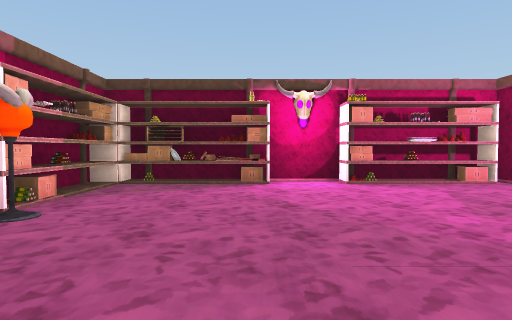
[1] (above)

24 first-person views from a walk through a 3-D level made in the Unity game engine. The camera is 1.3 m above the floor, tilts 2° down and sees 75° across. The floor is counted in squares, 2 m on a side. Each view is taken from the middle of a square. On the plan, view 1 faces up. The plan holds only what a view shows up to about 10 squares ahead; the rest is blank. The place goes on beyond the plan. The player character is not drawn. Some surface patterns are stand-ins.

[2]
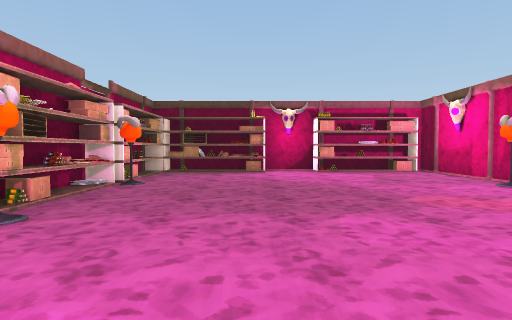

[3]
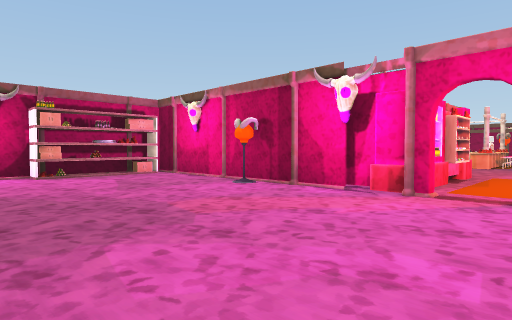

[4]
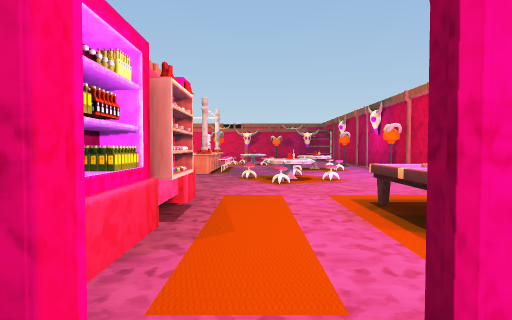

[5]
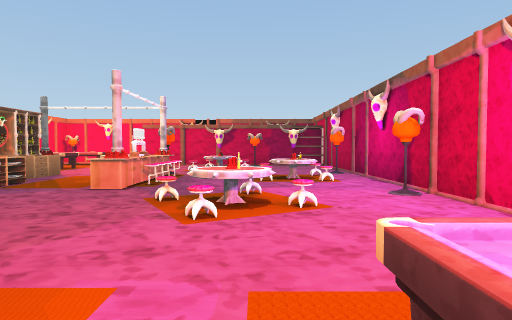

[6]
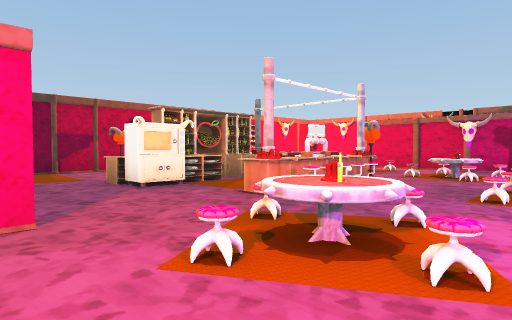

[7]
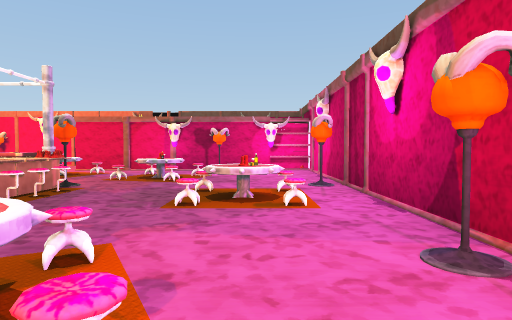

[8]
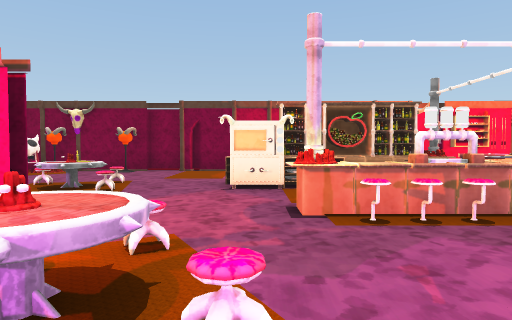

[9]
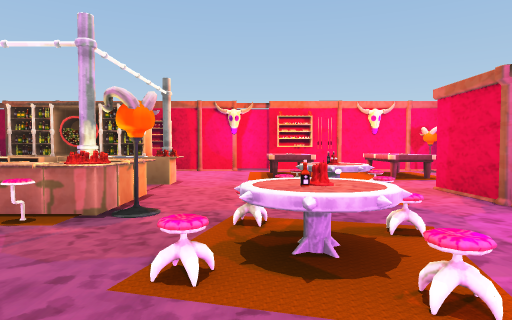

[10]
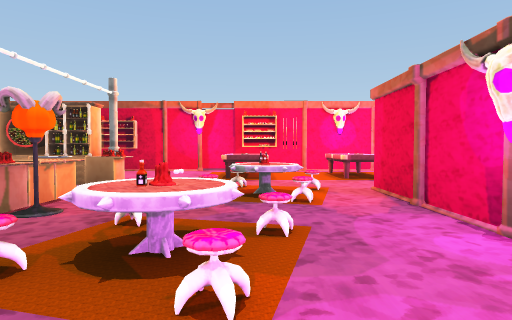

[11]
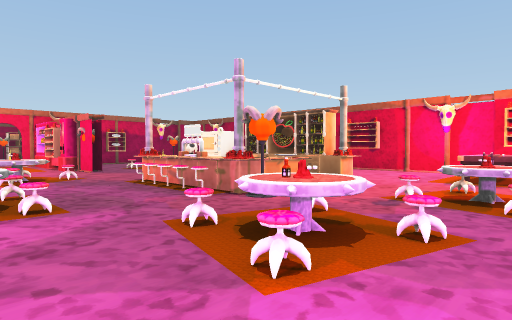

[12]
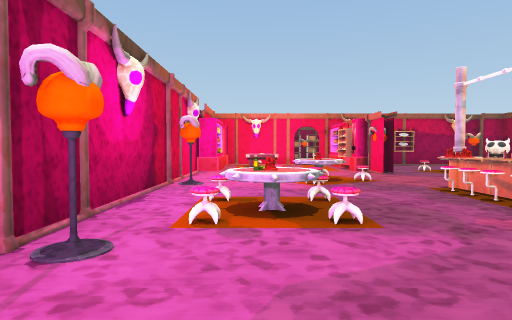

[13]
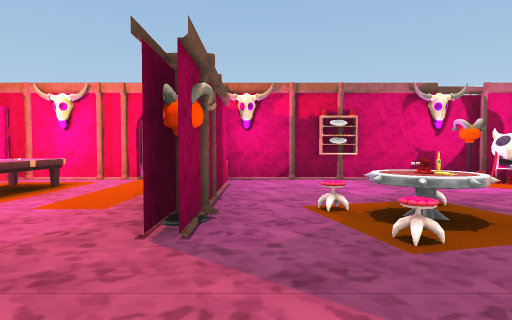

[14]
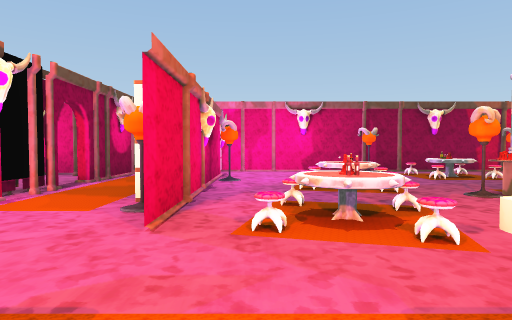

[15]
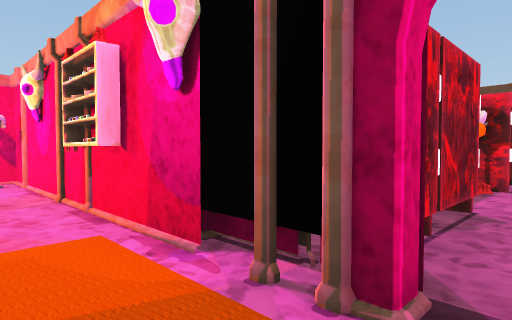

[16]
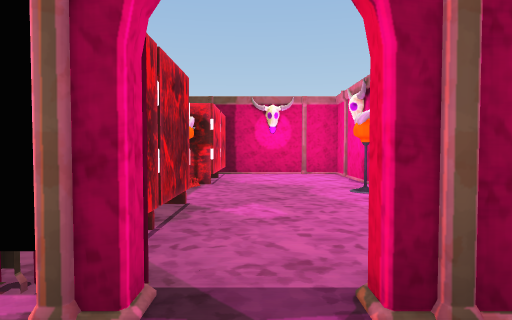

[17]
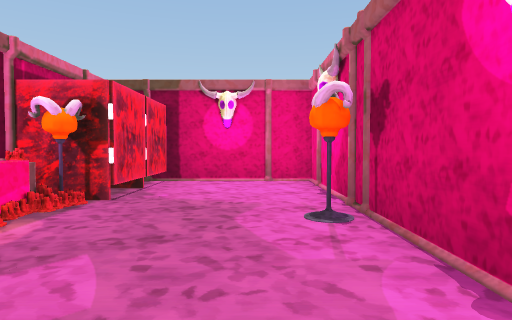

[18]
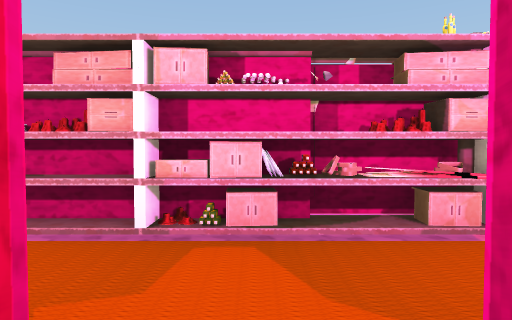

[19]
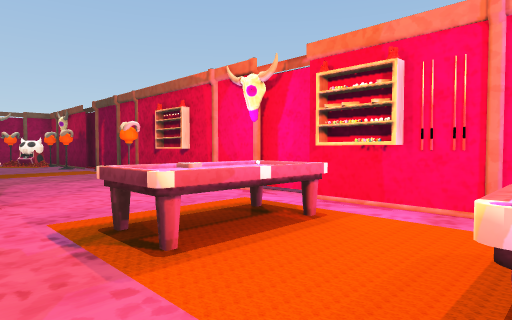

[20]
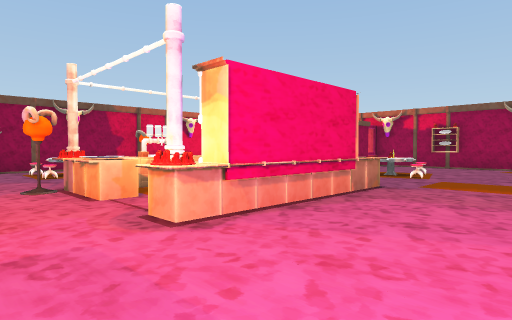

[21]
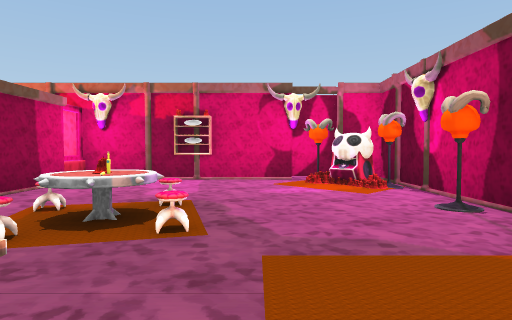

[22]
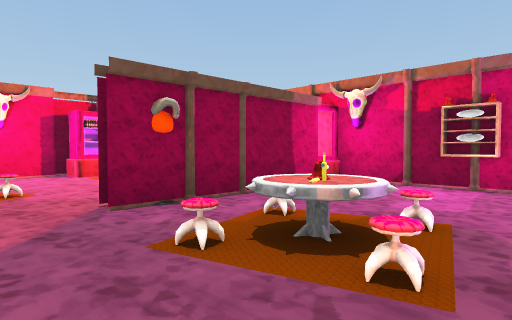

[23]
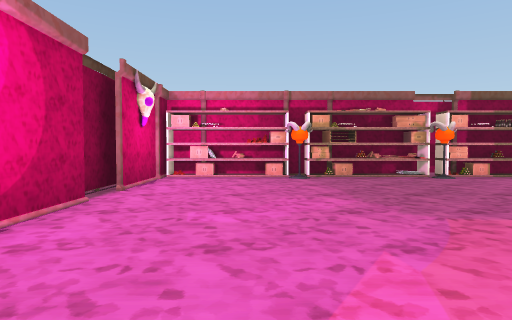

[24]
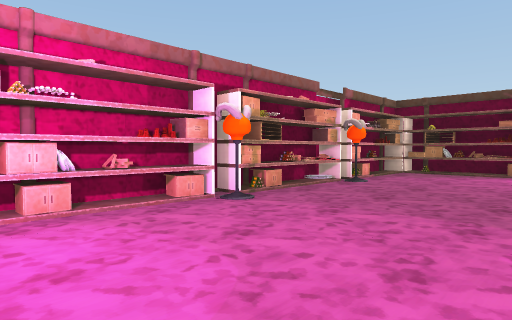

### Floor plan
Points are (right, up) in squares from view 1. A wall is a line through its corners. A room is listed if a view was taken in it or the views show most of it. See-through windows are left out.
Room 1 (views 1, 2, 3, 4, 5, 6, 7, 8, 9, 10, 11, 12, 13, 14, 15, 16, 17, 18, 19, 20, 21, 22, 23, 24)
walls: (5, 0.4) (5, 0.9); (5, 1.6) (5, 0.2); (4.8, 0.6) (4.8, 1.5); (5, -1.5) (5, -4.3); (8.9, 6.6) (5, 6.6) (5, 5.7) (4.8, 5.7) (4.8, 5.4); (4.8, 3.4) (4.8, 6.6) (-2.7, 6.6); (8.8, -4.6) (20, -4.6); (9.8, 6.9) (8.8, 6.9); (5, 4.5) (5, 3.4); (8.4, -4.9) (8.9, -4.9); (13.6, 6.6) (10.4, 6.6); (16.5, 6.6) (15.5, 6.6); (17.5, 6.9) (16.1, 6.9); (19.9, 1.4) (19.9, 2.4); (0.9, -3.1) (2.3, -3.1); (20.1, -2.4) (20.1, -3); (19.9, -3.5) (19.9, -2.4); (-0.8, -3.4) (0.5, -3.4); (22.2, 0.6) (22.2, 6.6) (19.4, 6.6); (-2.1, -3.1) (0, -3.1); (-3, 0.5) (-3, -0.6); (22.2, -3.7) (22.2, -1.5); (23.5, -3.4) (24.4, -3.4)
low walls: (22.5, 0.5) (22.5, 1.1)
ways out: opening at (23.5, -1.5)
objects: shelf (-3, -2); counter (-3, -1); counter (-3, 1); shelf (-3, 2); counter (-3, 3); shelf (-3, 4); candle (-3, 5); counter (-3, 6); other object (-2, 0); other object (-1, 6); counter (0, 6); shelf (3, 6); other object (4, 3); candle (4, 6); other object (5, 2); other object (5, 3); other object (5, 5); other object (6, 0); other object (6, 5); other object (6, 6); other object (7, -4) to (8, -4); table (7, -3) to (8, -3); counter (7, 0); counter (8, 0); other object (8, 1); other object (8, 2) to (9, 3); other object (8, 6); other object (9, 0); other object (9, 3); other object (10, -2); chair (10, -1); chair (11, -3); chair (11, 0); counter (11, 3); other object (12, -4); chair (12, -2); machine (12, 2); counter (12, 3); column (13, -1); counter (13, 0); other object (13, 2); other object (13, 3); other object (13, 6); chair (14, -2); counter (14, -1); counter (14, 0); counter (14, 1); counter (14, 2); counter (14, 3); chair (15, -4); chair (15, -2); other object (15, -1); column (15, 0); other object (15, 2); counter (15, 3); counter (15, 4); counter (15, 7); other object (16, -4); other object (16, -3); other object (16, -1); other object (16, 0); other object (16, 3); chair (17, -2); chair (17, 0); chair (17, 1); chair (17, 3); chair (18, -2); other object (18, 0); table (18, 1); table (18, 4) to (18, 5); chair (19, 0); chair (19, 1); chair (19, 2); counter (19, 7); shelf (20, -4) to (21, -4); other object (20, -2); shelf (20, -1); candle (20, 0); counter (20, 1); table (20, 4) to (20, 5); other object (21, 1); counter (22, 2); other object (22, 6); stall (23, 0)

Where each view was taken, in squares from view 1:
view 1: 0 up, 0 right, facing up
view 2: 3 down, 0 right, facing up
view 3: 2 down, 0 right, facing up-right
view 4: 1 down, 4 right, facing right
view 5: 2 down, 7 right, facing right
view 6: 3 down, 9 right, facing up-right
view 7: 3 down, 10 right, facing right
view 8: 3 down, 12 right, facing up
view 9: 3 down, 17 right, facing up
view 10: 3 down, 18 right, facing up
view 11: 3 down, 19 right, facing up-left
view 12: 3 down, 18 right, facing left
view 13: 1 up, 12 right, facing left
view 14: 5 up, 19 right, facing down
view 15: 1 down, 21 right, facing up-right
view 16: 1 down, 21 right, facing right
view 17: 2 down, 23 right, facing right
view 18: 1 down, 23 right, facing left
view 19: 3 up, 20 right, facing up-left
view 20: 6 up, 17 right, facing down-left
view 21: 4 up, 12 right, facing left
view 22: 4 up, 11 right, facing down-left
view 23: 1 down, 5 right, facing left
view 24: 3 down, 1 right, facing up-left
